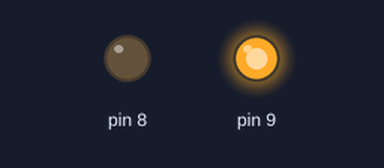
Simulated run of this sketch. Board: Arduino Uno, built with avr-gcc and run on an emulated ATmega328P. On the bench: output pins drawn as LEDs (lit = HIGH). At 0.0 s the program stops and its outputs stay as they are.

Above: at 0.1 s.
Timing chart, 0 to 1.5 s (numbered marks = the images above):
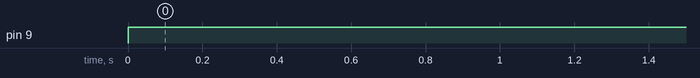

The sketch:

sketch_feb1a.ino
```cpp
int main ()
{
  int flag = 0;
  DDRB |= (1<<DDB1);
  DDRB |= (1<<DDB0);
  while (1)
  {
    if (PINB & (1<<PINB0))
    {
      flag++;
      flag %= 2;
      PINB &= ~ (1<<PINB0);
    }
    if (flag == 0) {
      PORTB |= (1<<PORTB1);
    } else if (flag == 1) {
      PORTB &= ~ (1<<PORTB1);
    }
    // else if (flag == 2) {
    //   PORTB |= (1<<PORTB1);
	  //   _delay_ms(1000);
	  //   PORTB &= ~ (1<<PORTB1);
	  //   _delay_ms(1000);
    // }
  }
}
```

Measured:
- by itself, pin 9: LOW → HIGH at 0.00 s
